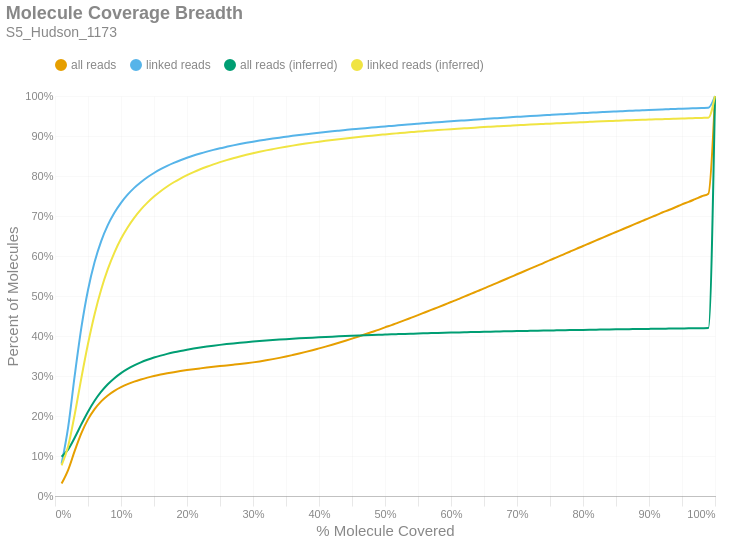

Notebook cell for this chart:
### Markdown cell above
### Molecule Read Coverage
This chart shows molecule coverage breadth as computed by the number of bases aligned to that molecule. In other words, "*how much of each unique long molecule is actually sequenced/aligned?*" Keep in mind there is a distinction between sequences and alignments, since some sequences belonging to a particular molecule may not align well and wouldn't appear in the alignment data. This chart also shows molecule coverage breadth as computed by the *inferred fragment* from which the aligned sequences originate. Unlike read coverage, this calculation takes into account the total insert size, including unsequenced gaps between the forward and reverse reads. Like the previous figures, these are cumulative percents.

### Code cell
if SKIPLR:
    print_html(f"Skipped")
else:
    binned_df = consolidated_hist(valids['coverage_bp'], mask, 0.01, True)
    binned_df_inf = consolidated_hist(valids['coverage_inserts'], mask, 0.01, True)
    binned_df = binned_df.with_columns(pl.lit(binned_df_inf['all reads (cumsum)']).alias('all reads (inferred)'))
    binned_df = binned_df.with_columns(pl.lit(binned_df_inf['linked reads (cumsum)']).alias('linked reads (inferred)'))
    binned_df = binned_df.with_columns(
        (pl.col('bin').cast(pl.Float64) + 0.01).alias('right_edge')
    )

    with SafeRender(binned_df):
        (
            density_plot(binned_df, 'Molecule Coverage Breadth', samplename, 'molcov', ['all reads (inferred)','linked reads (inferred)'])
            .encode(
                #x=alt.X('bin:Q', title="% Molecule Covered").axis(format = '%').scale(padding=0),
                x=alt.X('right_edge:Q', title="% Molecule Covered").axis(format='%').scale(padding=0),
                y=alt.Y('value:Q', title='Percent of Molecules')
                    .axis(format='%')
                    .stack(False)
                    .scale(domainMin=0, padding=0),
                color=alt.Color("key:N").scale(domain = ["all reads", "linked reads", "all reads (inferred)", "linked reads (inferred)"]),
                tooltip = [
                    alt.Tooltip("key:N", title = "Data Type"),
                    alt.Tooltip("range_label:N", title="% Molecule Covered"),
                    alt.Tooltip("value:Q", format = ".2%", title="% Molecules")
                ]
            )
        ).display()

### Figure 1 — Vega-Lite specification as saved in the notebook (floating-point values rounded to 4 significant figures)
{"width": "container", "height": 400, "config": {"title": {"anchor": "start", "dy": -15, "fontSize": 18, "color": "#888888", "subtitleColor": "#888888", "subtitleFontSize": 14}, "arc": {"fill": "#0072B2"}, "axis": {"domainColor": "#888888", "domainWidth": 0.5, "gridWidth": 0.2, "grid": false, "titleFontWeight": 400, "titleFontSize": 15, "labelFontSize": 11, "labelColor": "#888888", "tickColor": "#888888", "tickWidth": 0.2, "titleColor": "#888888"}, "axisBand": {"grid": false}, "axisX": {"grid": true, "tickSize": 10, "domainCap": "round"}, "axisY": {"domain": false, "grid": true, "tickSize": 0, "domainCap": "round"}, "background": "transparent", "header": {"labelFontSize": 15, "labelColor": "#888888", "titleFontSize": 15, "titleFontWeight": 600, "titleColor": "#888888"}, "legend": {"labelFont": "sans-serif", "labelFontSize": 12, "labelColor": "#888888", "symbolSize": 100, "symbolType": "circle", "titleFontSize": 12, "titlePadding": 10, "titleColor": "#888888", "title": null, "orient": "top"}, "range": {"category": ["#E69F00", "#56B4E9", "#009E73", "#F0E442", "#0072B2", "#D55E00", "#CC79A7", "#000000"], "diverging": ["#cfe8f3", "#a2d4ec", "#73bfe2", "#46abdb", "#1696d2", "#12719e"]}, "area": {"fill": "#0072B2", "fillOpacity": 0.7, "line": true, "strokeOpacity": 0.7}, "line": {"color": "#0072B2", "stroke": "#0072B2", "strokeWidth": 2}, "trail": {"color": "#0072B2", "stroke": "#0072B2", "strokeWidth": 0, "size": 1}, "point": {"filled": true, "fillOpacity": 1.0, "size": 95}, "text": {"color": "#888888", "fontSize": 11, "align": "right", "fontWeight": 400, "size": 11}, "bar": {"fill": "#0072B2", "stroke": null}, "view": {"stroke": null, "continuousWidth": 660, "continuousHeight": 400}}, "data": {"name": "data-114d7aef45aa893fc2dd929b8bc15444"}, "mark": {"type": "line", "interpolate": "monotone", "point": {"opacity": 0, "size": 275}}, "encoding": {"color": {"field": "key", "scale": {"domain": ["all reads", "linked reads", "all reads (inferred)", "linked reads (inferred)"]}, "type": "nominal"}, "tooltip": [{"field": "key", "title": "Data Type", "type": "nominal"}, {"field": "range_label", "title": "% Molecule Covered", "type": "nominal"}, {"field": "value", "format": ".2%", "title": "% Molecules", "type": "quantitative"}], "x": {"axis": {"format": "%"}, "field": "right_edge", "scale": {"padding": 0}, "title": "% Molecule Covered", "type": "quantitative"}, "y": {"axis": {"format": "%"}, "field": "value", "scale": {"domainMin": 0, "padding": 0}, "stack": false, "title": "Percent of Molecules", "type": "quantitative"}}, "params": [{"name": "param_c36ac31b6afebe62", "select": {"type": "point", "fields": ["key"]}, "bind": "legend"}], "title": {"text": "Molecule Coverage Breadth", "subtitle": "S5_Hudson_1173"}, "transform": [{"fold": ["all reads (cumsum)", "linked reads (cumsum)", "all reads (inferred)", "linked reads (inferred)"]}, {"calculate": "replace(datum.key, ' (cumsum)', '')", "as": "key"}, {"filter": {"param": "param_c36ac31b6afebe62"}}], "usermeta": {"embedOptions": {"downloadFileName": "S5_Hudson_1173.molcov"}}, "$schema": "https://vega.github.io/schema/vega-lite/v6.1.0.json", "datasets": {"data-114d7aef45aa893fc2dd929b8bc15444": [{"bin": "0.0", "interval": "0.0-0.01", "all reads": 0.03109, "linked reads": 0.08069, "all reads (cumsum)": 0.03109, "linked reads (cumsum)": 0.08069, "range_label": "0.0-0.01", "all reads (inferred)": 0.09824, "linked reads (inferred)": 0.07647, "right_edge": 0.01}, {"bin": "0.01", "interval": "0.01-0.02", "all reads": 0.03438, "linked reads": 0.09217, "all reads (cumsum)": 0.06548, "linked reads (cumsum)": 0.1729, "range_label": "0.01-0.02", "all reads (inferred)": 0.1167, "linked reads (inferred)": 0.125, "right_edge": 0.02}, {"bin": "0.02", "interval": "0.02-0.03", "all reads": 0.04794, "linked reads": 0.1299, "all reads (cumsum)": 0.1134, "linked reads (cumsum)": 0.3028, "range_label": "0.02-0.03", "all reads (inferred)": 0.1463, "linked reads (inferred)": 0.2051, "right_edge": 0.03}, {"bin": "0.03", "interval": "0.03-0.04", "all reads": 0.04373, "linked reads": 0.1187, "all reads (cumsum)": 0.1571, "linked reads (cumsum)": 0.4215, "range_label": "0.03-0.04", "all reads (inferred)": 0.1796, "linked reads (inferred)": 0.2954, "right_edge": 0.04}, {"bin": "0.04", "interval": "0.04-0.05", "all reads": 0.03445, "linked reads": 0.09357, "all reads (cumsum)": 0.1916, "linked reads (cumsum)": 0.5151, "range_label": "0.04-0.05", "all reads (inferred)": 0.2109, "linked reads (inferred)": 0.3805, "right_edge": 0.05}, {"bin": "0.05", "interval": "0.05-0.06", "all reads": 0.02576, "linked reads": 0.06985, "all reads (cumsum)": 0.2173, "linked reads (cumsum)": 0.5849, "range_label": "0.05-0.06", "all reads (inferred)": 0.2381, "linked reads (inferred)": 0.4546, "right_edge": 0.06}, {"bin": "0.06", "interval": "0.06-0.07", "all reads": 0.01933, "linked reads": 0.05237, "all reads (cumsum)": 0.2367, "linked reads (cumsum)": 0.6373, "range_label": "0.06-0.07", "all reads (inferred)": 0.2607, "linked reads (inferred)": 0.5163, "right_edge": 0.07}, {"bin": "0.07", "interval": "0.07-0.08", "all reads": 0.01474, "linked reads": 0.03989, "all reads (cumsum)": 0.2514, "linked reads (cumsum)": 0.6772, "range_label": "0.07-0.08", "all reads (inferred)": 0.2793, "linked reads (inferred)": 0.567, "right_edge": 0.08}, {"bin": "0.08", "interval": "0.08-0.09", "all reads": 0.01146, "linked reads": 0.03093, "all reads (cumsum)": 0.2629, "linked reads (cumsum)": 0.7081, "range_label": "0.08-0.09", "all reads (inferred)": 0.2946, "linked reads (inferred)": 0.6086, "right_edge": 0.09}, {"bin": "0.09", "interval": "0.09-0.1", "all reads": 0.009228, "linked reads": 0.02484, "all reads (cumsum)": 0.2721, "linked reads (cumsum)": 0.733, "range_label": "0.09-0.1", "all reads (inferred)": 0.3072, "linked reads (inferred)": 0.643, "right_edge": 0.1}, {"bin": "0.1", "interval": "0.1-0.11", "all reads": 0.007573, "linked reads": 0.02032, "all reads (cumsum)": 0.2797, "linked reads (cumsum)": 0.7533, "range_label": "0.1-0.11", "all reads (inferred)": 0.3177, "linked reads (inferred)": 0.6714, "right_edge": 0.11}, {"bin": "0.11", "interval": "0.11-0.12", "all reads": 0.006351, "linked reads": 0.01702, "all reads (cumsum)": 0.286, "linked reads (cumsum)": 0.7703, "range_label": "0.11-0.12", "all reads (inferred)": 0.3265, "linked reads (inferred)": 0.6954, "right_edge": 0.12}, {"bin": "0.12", "interval": "0.12-0.13", "all reads": 0.005304, "linked reads": 0.01417, "all reads (cumsum)": 0.2913, "linked reads (cumsum)": 0.7845, "range_label": "0.12-0.13", "all reads (inferred)": 0.3341, "linked reads (inferred)": 0.716, "right_edge": 0.13}, {"bin": "0.13", "interval": "0.13-0.14", "all reads": 0.004663, "linked reads": 0.01246, "all reads (cumsum)": 0.296, "linked reads (cumsum)": 0.7969, "range_label": "0.13-0.14", "all reads (inferred)": 0.3405, "linked reads (inferred)": 0.7335, "right_edge": 0.14}, {"bin": "0.14", "interval": "0.14-0.15", "all reads": 0.004001, "linked reads": 0.0106, "all reads (cumsum)": 0.3, "linked reads (cumsum)": 0.8075, "range_label": "0.14-0.15", "all reads (inferred)": 0.3461, "linked reads (inferred)": 0.7486, "right_edge": 0.15}, {"bin": "0.15", "interval": "0.15-0.16", "all reads": 0.003597, "linked reads": 0.009486, "all reads (cumsum)": 0.3036, "linked reads (cumsum)": 0.817, "range_label": "0.15-0.16", "all reads (inferred)": 0.351, "linked reads (inferred)": 0.762, "right_edge": 0.16}, {"bin": "0.16", "interval": "0.16-0.17", "all reads": 0.003147, "linked reads": 0.008232, "all reads (cumsum)": 0.3067, "linked reads (cumsum)": 0.8252, "range_label": "0.16-0.17", "all reads (inferred)": 0.3554, "linked reads (inferred)": 0.7738, "right_edge": 0.17}, {"bin": "0.17", "interval": "0.17-0.18", "all reads": 0.002868, "linked reads": 0.007387, "all reads (cumsum)": 0.3096, "linked reads (cumsum)": 0.8326, "range_label": "0.17-0.18", "all reads (inferred)": 0.3592, "linked reads (inferred)": 0.7844, "right_edge": 0.18}, {"bin": "0.18", "interval": "0.18-0.19", "all reads": 0.00269, "linked reads": 0.00688, "all reads (cumsum)": 0.3123, "linked reads (cumsum)": 0.8395, "range_label": "0.18-0.19", "all reads (inferred)": 0.3627, "linked reads (inferred)": 0.7937, "right_edge": 0.19}, {"bin": "0.19", "interval": "0.19-0.2", "all reads": 0.002462, "linked reads": 0.006181, "all reads (cumsum)": 0.3148, "linked reads (cumsum)": 0.8457, "range_label": "0.19-0.2", "all reads (inferred)": 0.3658, "linked reads (inferred)": 0.8021, "right_edge": 0.2}, {"bin": "0.2", "interval": "0.2-0.21", "all reads": 0.002222, "linked reads": 0.00549, "all reads (cumsum)": 0.317, "linked reads (cumsum)": 0.8512, "range_label": "0.2-0.21", "all reads (inferred)": 0.3686, "linked reads (inferred)": 0.8098, "right_edge": 0.21}, {"bin": "0.21", "interval": "0.21-0.22", "all reads": 0.002063, "linked reads": 0.005029, "all reads (cumsum)": 0.319, "linked reads (cumsum)": 0.8562, "range_label": "0.21-0.22", "all reads (inferred)": 0.3712, "linked reads (inferred)": 0.8168, "right_edge": 0.22}, {"bin": "0.22", "interval": "0.22-0.23", "all reads": 0.001988, "linked reads": 0.004682, "all reads (cumsum)": 0.321, "linked reads (cumsum)": 0.8609, "range_label": "0.22-0.23", "all reads (inferred)": 0.3736, "linked reads (inferred)": 0.8232, "right_edge": 0.23}, {"bin": "0.23", "interval": "0.23-0.24", "all reads": 0.00189, "linked reads": 0.004363, "all reads (cumsum)": 0.3229, "linked reads (cumsum)": 0.8653, "range_label": "0.23-0.24", "all reads (inferred)": 0.3758, "linked reads (inferred)": 0.8292, "right_edge": 0.24}, {"bin": "0.24", "interval": "0.24-0.25", "all reads": 0.00182, "linked reads": 0.004075, "all reads (cumsum)": 0.3247, "linked reads (cumsum)": 0.8693, "range_label": "0.24-0.25", "all reads (inferred)": 0.3778, "linked reads (inferred)": 0.8346, "right_edge": 0.25}, {"bin": "0.25", "interval": "0.25-0.26", "all reads": 0.001697, "linked reads": 0.003637, "all reads (cumsum)": 0.3264, "linked reads (cumsum)": 0.873, "range_label": "0.25-0.26", "all reads (inferred)": 0.3797, "linked reads (inferred)": 0.8398, "right_edge": 0.26}, {"bin": "0.26", "interval": "0.26-0.27", "all reads": 0.001733, "linked reads": 0.003546, "all reads (cumsum)": 0.3282, "linked reads (cumsum)": 0.8765, "range_label": "0.26-0.27", "all reads (inferred)": 0.3815, "linked reads (inferred)": 0.8445, "right_edge": 0.27}, {"bin": "0.27", "interval": "0.27-0.28", "all reads": 0.001774, "linked reads": 0.003287, "all reads (cumsum)": 0.3299, "linked reads (cumsum)": 0.8798, "range_label": "0.27-0.28", "all reads (inferred)": 0.3831, "linked reads (inferred)": 0.8489, "right_edge": 0.28}, {"bin": "0.28", "interval": "0.28-0.29", "all reads": 0.001922, "linked reads": 0.003101, "all reads (cumsum)": 0.3319, "linked reads (cumsum)": 0.8829, "range_label": "0.28-0.29", "all reads (inferred)": 0.3846, "linked reads (inferred)": 0.853, "right_edge": 0.29}, {"bin": "0.29", "interval": "0.29-0.3", "all reads": 0.002203, "linked reads": 0.002893, "all reads (cumsum)": 0.3341, "linked reads (cumsum)": 0.8858, "range_label": "0.29-0.3", "all reads (inferred)": 0.3861, "linked reads (inferred)": 0.857, "right_edge": 0.3}, {"bin": "0.3", "interval": "0.3-0.31", "all reads": 0.00244, "linked reads": 0.002738, "all reads (cumsum)": 0.3365, "linked reads (cumsum)": 0.8885, "range_label": "0.3-0.31", "all reads (inferred)": 0.3875, "linked reads (inferred)": 0.8607, "right_edge": 0.31}, {"bin": "0.31", "interval": "0.31-0.32", "all reads": 0.002712, "linked reads": 0.002549, "all reads (cumsum)": 0.3392, "linked reads (cumsum)": 0.8911, "range_label": "0.31-0.32", "all reads (inferred)": 0.3887, "linked reads (inferred)": 0.864, "right_edge": 0.32}, {"bin": "0.32", "interval": "0.32-0.33", "all reads": 0.002967, "linked reads": 0.00248, "all reads (cumsum)": 0.3422, "linked reads (cumsum)": 0.8936, "range_label": "0.32-0.33", "all reads (inferred)": 0.3899, "linked reads (inferred)": 0.8672, "right_edge": 0.33}, {"bin": "0.33", "interval": "0.33-0.34", "all reads": 0.003138, "linked reads": 0.002329, "all reads (cumsum)": 0.3453, "linked reads (cumsum)": 0.8959, "range_label": "0.33-0.34", "all reads (inferred)": 0.391, "linked reads (inferred)": 0.8703, "right_edge": 0.34}, {"bin": "0.34", "interval": "0.34-0.35", "all reads": 0.003401, "linked reads": 0.002228, "all reads (cumsum)": 0.3487, "linked reads (cumsum)": 0.8981, "range_label": "0.34-0.35", "all reads (inferred)": 0.3921, "linked reads (inferred)": 0.8732, "right_edge": 0.35}, {"bin": "0.35", "interval": "0.35-0.36", "all reads": 0.003684, "linked reads": 0.002231, "all reads (cumsum)": 0.3524, "linked reads (cumsum)": 0.9003, "range_label": "0.35-0.36", "all reads (inferred)": 0.3931, "linked reads (inferred)": 0.8759, "right_edge": 0.36}, {"bin": "0.36", "interval": "0.36-0.37", "all reads": 0.003812, "linked reads": 0.002058, "all reads (cumsum)": 0.3562, "linked reads (cumsum)": 0.9024, "range_label": "0.36-0.37", "all reads (inferred)": 0.3941, "linked reads (inferred)": 0.8786, "right_edge": 0.37}, {"bin": "0.37", "interval": "0.37-0.38", "all reads": 0.004023, "linked reads": 0.001942, "all reads (cumsum)": 0.3603, "linked reads (cumsum)": 0.9043, "range_label": "0.37-0.38", "all reads (inferred)": 0.395, "linked reads (inferred)": 0.8811, "right_edge": 0.38}, {"bin": "0.38", "interval": "0.38-0.39", "all reads": 0.004227, "linked reads": 0.00192, "all reads (cumsum)": 0.3645, "linked reads (cumsum)": 0.9063, "range_label": "0.38-0.39", "all reads (inferred)": 0.3959, "linked reads (inferred)": 0.8834, "right_edge": 0.39}, {"bin": "0.39", "interval": "0.39-0.4", "all reads": 0.004498, "linked reads": 0.001865, "all reads (cumsum)": 0.369, "linked reads (cumsum)": 0.9081, "range_label": "0.39-0.4", "all reads (inferred)": 0.3968, "linked reads (inferred)": 0.8857, "right_edge": 0.4}, {"bin": "0.4", "interval": "0.4-0.41", "all reads": 0.004512, "linked reads": 0.001789, "all reads (cumsum)": 0.3735, "linked reads (cumsum)": 0.9099, "range_label": "0.4-0.41", "all reads (inferred)": 0.3976, "linked reads (inferred)": 0.8879, "right_edge": 0.41}, {"bin": "0.41", "interval": "0.41-0.42", "all reads": 0.004758, "linked reads": 0.001724, "all reads (cumsum)": 0.3782, "linked reads (cumsum)": 0.9116, "range_label": "0.41-0.42", "all reads (inferred)": 0.3984, "linked reads (inferred)": 0.89, "right_edge": 0.42}, {"bin": "0.42", "interval": "0.42-0.43", "all reads": 0.004926, "linked reads": 0.001667, "all reads (cumsum)": 0.3832, "linked reads (cumsum)": 0.9133, "range_label": "0.42-0.43", "all reads (inferred)": 0.3991, "linked reads (inferred)": 0.892, "right_edge": 0.43}, {"bin": "0.43", "interval": "0.43-0.44", "all reads": 0.005075, "linked reads": 0.001653, "all reads (cumsum)": 0.3882, "linked reads (cumsum)": 0.915, "range_label": "0.43-0.44", "all reads (inferred)": 0.3998, "linked reads (inferred)": 0.8939, "right_edge": 0.44}, {"bin": "0.44", "interval": "0.44-0.45", "all reads": 0.005192, "linked reads": 0.001625, "all reads (cumsum)": 0.3934, "linked reads (cumsum)": 0.9166, "range_label": "0.44-0.45", "all reads (inferred)": 0.4005, "linked reads (inferred)": 0.8957, "right_edge": 0.45}, {"bin": "0.45", "interval": "0.45-0.46", "all reads": 0.005306, "linked reads": 0.001491, "all reads (cumsum)": 0.3987, "linked reads (cumsum)": 0.9181, "range_label": "0.45-0.46", "all reads (inferred)": 0.4012, "linked reads (inferred)": 0.8975, "right_edge": 0.46}, {"bin": "0.46", "interval": "0.46-0.47", "all reads": 0.005464, "linked reads": 0.001516, "all reads (cumsum)": 0.4042, "linked reads (cumsum)": 0.9196, "range_label": "0.46-0.47", "all reads (inferred)": 0.4018, "linked reads (inferred)": 0.8992, "right_edge": 0.47}, {"bin": "0.47", "interval": "0.47-0.48", "all reads": 0.005621, "linked reads": 0.001484, "all reads (cumsum)": 0.4098, "linked reads (cumsum)": 0.9211, "range_label": "0.47-0.48", "all reads (inferred)": 0.4024, "linked reads (inferred)": 0.9009, "right_edge": 0.48}, {"bin": "0.48", "interval": "0.48-0.49", "all reads": 0.005545, "linked reads": 0.001432, "all reads (cumsum)": 0.4154, "linked reads (cumsum)": 0.9225, "range_label": "0.48-0.49", "all reads (inferred)": 0.403, "linked reads (inferred)": 0.9025, "right_edge": 0.49}, {"bin": "0.49", "interval": "0.49-0.5", "all reads": 0.006219, "linked reads": 0.001445, "all reads (cumsum)": 0.4216, "linked reads (cumsum)": 0.924, "range_label": "0.49-0.5", "all reads (inferred)": 0.4036, "linked reads (inferred)": 0.904, "right_edge": 0.5}, {"bin": "0.5", "interval": "0.5-0.51", "all reads": 0.005535, "linked reads": 0.001348, "all reads (cumsum)": 0.4271, "linked reads (cumsum)": 0.9253, "range_label": "0.5-0.51", "all reads (inferred)": 0.4042, "linked reads (inferred)": 0.9055, "right_edge": 0.51}, {"bin": "0.51", "interval": "0.51-0.52", "all reads": 0.006371, "linked reads": 0.001375, "all reads (cumsum)": 0.4335, "linked reads (cumsum)": 0.9267, "range_label": "0.51-0.52", "all reads (inferred)": 0.4047, "linked reads (inferred)": 0.907, "right_edge": 0.52}, {"bin": "0.52", "interval": "0.52-0.53", "all reads": 0.006103, "linked reads": 0.001315, "all reads (cumsum)": 0.4396, "linked reads (cumsum)": 0.928, "range_label": "0.52-0.53", "all reads (inferred)": 0.4053, "linked reads (inferred)": 0.9084, "right_edge": 0.53}, {"bin": "0.53", "interval": "0.53-0.54", "all reads": 0.006336, "linked reads": 0.001348, "all reads (cumsum)": 0.4459, "linked reads (cumsum)": 0.9293, "range_label": "0.53-0.54", "all reads (inferred)": 0.4058, "linked reads (inferred)": 0.9097, "right_edge": 0.54}, {"bin": "0.54", "interval": "0.54-0.55", "all reads": 0.006242, "linked reads": 0.001289, "all reads (cumsum)": 0.4522, "linked reads (cumsum)": 0.9306, "range_label": "0.54-0.55", "all reads (inferred)": 0.4063, "linked reads (inferred)": 0.9111, "right_edge": 0.55}, {"bin": "0.55", "interval": "0.55-0.56", "all reads": 0.006524, "linked reads": 0.001266, "all reads (cumsum)": 0.4587, "linked reads (cumsum)": 0.9319, "range_label": "0.55-0.56", "all reads (inferred)": 0.4068, "linked reads (inferred)": 0.9123, "right_edge": 0.56}, {"bin": "0.56", "interval": "0.56-0.57", "all reads": 0.006512, "linked reads": 0.001259, "all reads (cumsum)": 0.4652, "linked reads (cumsum)": 0.9332, "range_label": "0.56-0.57", "all reads (inferred)": 0.4072, "linked reads (inferred)": 0.9136, "right_edge": 0.57}, {"bin": "0.57", "interval": "0.57-0.58", "all reads": 0.006403, "linked reads": 0.001239, "all reads (cumsum)": 0.4716, "linked reads (cumsum)": 0.9344, "range_label": "0.57-0.58", "all reads (inferred)": 0.4077, "linked reads (inferred)": 0.9148, "right_edge": 0.58}, {"bin": "0.58", "interval": "0.58-0.59", "all reads": 0.00658, "linked reads": 0.00115, "all reads (cumsum)": 0.4782, "linked reads (cumsum)": 0.9355, "range_label": "0.58-0.59", "all reads (inferred)": 0.4081, "linked reads (inferred)": 0.9159, "right_edge": 0.59}, {"bin": "0.59", "interval": "0.59-0.6", "all reads": 0.006719, "linked reads": 0.001167, "all reads (cumsum)": 0.4849, "linked reads (cumsum)": 0.9367, "range_label": "0.59-0.6", "all reads (inferred)": 0.4085, "linked reads (inferred)": 0.9171, "right_edge": 0.6}, {"bin": "0.6", "interval": "0.6-0.61", "all reads": 0.006572, "linked reads": 0.001136, "all reads (cumsum)": 0.4915, "linked reads (cumsum)": 0.9378, "range_label": "0.6-0.61", "all reads (inferred)": 0.409, "linked reads (inferred)": 0.9181, "right_edge": 0.61}, {"bin": "0.61", "interval": "0.61-0.62", "all reads": 0.006956, "linked reads": 0.001183, "all reads (cumsum)": 0.4984, "linked reads (cumsum)": 0.939, "range_label": "0.61-0.62", "all reads (inferred)": 0.4094, "linked reads (inferred)": 0.9192, "right_edge": 0.62}, {"bin": "0.62", "interval": "0.62-0.63", "all reads": 0.006751, "linked reads": 0.001161, "all reads (cumsum)": 0.5052, "linked reads (cumsum)": 0.9402, "range_label": "0.62-0.63", "all reads (inferred)": 0.4098, "linked reads (inferred)": 0.9203, "right_edge": 0.63}, {"bin": "0.63", "interval": "0.63-0.64", "all reads": 0.006929, "linked reads": 0.001174, "all reads (cumsum)": 0.5121, "linked reads (cumsum)": 0.9414, "range_label": "0.63-0.64", "all reads (inferred)": 0.4101, "linked reads (inferred)": 0.9213, "right_edge": 0.64}, {"bin": "0.64", "interval": "0.64-0.65", "all reads": 0.006788, "linked reads": 0.00111, "all reads (cumsum)": 0.5189, "linked reads (cumsum)": 0.9425, "range_label": "0.64-0.65", "all reads (inferred)": 0.4105, "linked reads (inferred)": 0.9223, "right_edge": 0.65}, {"bin": "0.65", "interval": "0.65-0.66", "all reads": 0.007179, "linked reads": 0.001144, "all reads (cumsum)": 0.5261, "linked reads (cumsum)": 0.9436, "range_label": "0.65-0.66", "all reads (inferred)": 0.4109, "linked reads (inferred)": 0.9232, "right_edge": 0.66}, {"bin": "0.66", "interval": "0.66-0.67", "all reads": 0.00688, "linked reads": 0.00105, "all reads (cumsum)": 0.533, "linked reads (cumsum)": 0.9447, "range_label": "0.66-0.67", "all reads (inferred)": 0.4112, "linked reads (inferred)": 0.9241, "right_edge": 0.67}, {"bin": "0.67", "interval": "0.67-0.68", "all reads": 0.007102, "linked reads": 0.001084, "all reads (cumsum)": 0.5401, "linked reads (cumsum)": 0.9458, "range_label": "0.67-0.68", "all reads (inferred)": 0.4116, "linked reads (inferred)": 0.925, "right_edge": 0.68}, {"bin": "0.68", "interval": "0.68-0.69", "all reads": 0.006981, "linked reads": 0.001026, "all reads (cumsum)": 0.5471, "linked reads (cumsum)": 0.9468, "range_label": "0.68-0.69", "all reads (inferred)": 0.4119, "linked reads (inferred)": 0.9259, "right_edge": 0.69}, {"bin": "0.69", "interval": "0.69-0.7", "all reads": 0.007229, "linked reads": 0.001064, "all reads (cumsum)": 0.5543, "linked reads (cumsum)": 0.9478, "range_label": "0.69-0.7", "all reads (inferred)": 0.4122, "linked reads (inferred)": 0.9268, "right_edge": 0.7}, {"bin": "0.7", "interval": "0.7-0.71", "all reads": 0.006909, "linked reads": 0.0009677, "all reads (cumsum)": 0.5612, "linked reads (cumsum)": 0.9488, "range_label": "0.7-0.71", "all reads (inferred)": 0.4126, "linked reads (inferred)": 0.9276, "right_edge": 0.71}, {"bin": "0.71", "interval": "0.71-0.72", "all reads": 0.007042, "linked reads": 0.001021, "all reads (cumsum)": 0.5682, "linked reads (cumsum)": 0.9498, "range_label": "0.71-0.72", "all reads (inferred)": 0.4129, "linked reads (inferred)": 0.9285, "right_edge": 0.72}, {"bin": "0.72", "interval": "0.72-0.73", "all reads": 0.007157, "linked reads": 0.0009603, "all reads (cumsum)": 0.5754, "linked reads (cumsum)": 0.9508, "range_label": "0.72-0.73", "all reads (inferred)": 0.4132, "linked reads (inferred)": 0.9293, "right_edge": 0.73}, {"bin": "0.73", "interval": "0.73-0.74", "all reads": 0.006966, "linked reads": 0.0009346, "all reads (cumsum)": 0.5824, "linked reads (cumsum)": 0.9517, "range_label": "0.73-0.74", "all reads (inferred)": 0.4135, "linked reads (inferred)": 0.9301, "right_edge": 0.74}, {"bin": "0.74", "interval": "0.74-0.75", "all reads": 0.007357, "linked reads": 0.0009603, "all reads (cumsum)": 0.5897, "linked reads (cumsum)": 0.9527, "range_label": "0.74-0.75", "all reads (inferred)": 0.4138, "linked reads (inferred)": 0.9309, "right_edge": 0.75}, {"bin": "0.75", "interval": "0.75-0.76", "all reads": 0.006878, "linked reads": 0.0009499, "all reads (cumsum)": 0.5966, "linked reads (cumsum)": 0.9536, "range_label": "0.75-0.76", "all reads (inferred)": 0.4141, "linked reads (inferred)": 0.9316, "right_edge": 0.76}, {"bin": "0.76", "interval": "0.76-0.77", "all reads": 0.007041, "linked reads": 0.0008917, "all reads (cumsum)": 0.6036, "linked reads (cumsum)": 0.9545, "range_label": "0.76-0.77", "all reads (inferred)": 0.4144, "linked reads (inferred)": 0.9324, "right_edge": 0.77}, {"bin": "0.77", "interval": "0.77-0.78", "all reads": 0.007054, "linked reads": 0.0009003, "all reads (cumsum)": 0.6107, "linked reads (cumsum)": 0.9554, "range_label": "0.77-0.78", "all reads (inferred)": 0.4147, "linked reads (inferred)": 0.9331, "right_edge": 0.78}, {"bin": "0.78", "interval": "0.78-0.79", "all reads": 0.006991, "linked reads": 0.0009046, "all reads (cumsum)": 0.6177, "linked reads (cumsum)": 0.9563, "range_label": "0.78-0.79", "all reads (inferred)": 0.415, "linked reads (inferred)": 0.9339, "right_edge": 0.79}, {"bin": "0.79", "interval": "0.79-0.8", "all reads": 0.00741, "linked reads": 0.0008935, "all reads (cumsum)": 0.6251, "linked reads (cumsum)": 0.9572, "range_label": "0.79-0.8", "all reads (inferred)": 0.4153, "linked reads (inferred)": 0.9346, "right_edge": 0.8}, {"bin": "0.8", "interval": "0.8-0.81", "all reads": 0.006812, "linked reads": 0.000823, "all reads (cumsum)": 0.6319, "linked reads (cumsum)": 0.958, "range_label": "0.8-0.81", "all reads (inferred)": 0.4155, "linked reads (inferred)": 0.9353, "right_edge": 0.81}, {"bin": "0.81", "interval": "0.81-0.82", "all reads": 0.007036, "linked reads": 0.0008378, "all reads (cumsum)": 0.6389, "linked reads (cumsum)": 0.9589, "range_label": "0.81-0.82", "all reads (inferred)": 0.4158, "linked reads (inferred)": 0.9361, "right_edge": 0.82}, {"bin": "0.82", "interval": "0.82-0.83", "all reads": 0.007157, "linked reads": 0.0008298, "all reads (cumsum)": 0.6461, "linked reads (cumsum)": 0.9597, "range_label": "0.82-0.83", "all reads (inferred)": 0.4161, "linked reads (inferred)": 0.9368, "right_edge": 0.83}, {"bin": "0.83", "interval": "0.83-0.84", "all reads": 0.007024, "linked reads": 0.0008139, "all reads (cumsum)": 0.6531, "linked reads (cumsum)": 0.9605, "range_label": "0.83-0.84", "all reads (inferred)": 0.4164, "linked reads (inferred)": 0.9374, "right_edge": 0.84}, {"bin": "0.84", "interval": "0.84-0.85", "all reads": 0.00683, "linked reads": 0.0007611, "all reads (cumsum)": 0.66, "linked reads (cumsum)": 0.9613, "range_label": "0.84-0.85", "all reads (inferred)": 0.4166, "linked reads (inferred)": 0.9381, "right_edge": 0.85}, {"bin": "0.85", "interval": "0.85-0.86", "all reads": 0.007023, "linked reads": 0.0007562, "all reads (cumsum)": 0.667, "linked reads (cumsum)": 0.962, "range_label": "0.85-0.86", "all reads (inferred)": 0.4168, "linked reads (inferred)": 0.9387, "right_edge": 0.86}, {"bin": "0.86", "interval": "0.86-0.87", "all reads": 0.006857, "linked reads": 0.0007697, "all reads (cumsum)": 0.6738, "linked reads (cumsum)": 0.9628, "range_label": "0.86-0.87", "all reads (inferred)": 0.4171, "linked reads (inferred)": 0.9393, "right_edge": 0.87}, {"bin": "0.87", "interval": "0.87-0.88", "all reads": 0.00697, "linked reads": 0.0007158, "all reads (cumsum)": 0.6808, "linked reads (cumsum)": 0.9635, "range_label": "0.87-0.88", "all reads (inferred)": 0.4173, "linked reads (inferred)": 0.9399, "right_edge": 0.88}, {"bin": "0.88", "interval": "0.88-0.89", "all reads": 0.00692, "linked reads": 0.0007569, "all reads (cumsum)": 0.6877, "linked reads (cumsum)": 0.9643, "range_label": "0.88-0.89", "all reads (inferred)": 0.4176, "linked reads (inferred)": 0.9405, "right_edge": 0.89}, {"bin": "0.89", "interval": "0.89-0.9", "all reads": 0.007043, "linked reads": 0.0007354, "all reads (cumsum)": 0.6948, "linked reads (cumsum)": 0.965, "range_label": "0.89-0.9", "all reads (inferred)": 0.4178, "linked reads (inferred)": 0.941, "right_edge": 0.9}, {"bin": "0.9", "interval": "0.9-0.91", "all reads": 0.006542, "linked reads": 0.000687, "all reads (cumsum)": 0.7013, "linked reads (cumsum)": 0.9657, "range_label": "0.9-0.91", "all reads (inferred)": 0.418, "linked reads (inferred)": 0.9416, "right_edge": 0.91}, {"bin": "0.91", "interval": "0.91-0.92", "all reads": 0.00743, "linked reads": 0.0006753, "all reads (cumsum)": 0.7087, "linked reads (cumsum)": 0.9664, "range_label": "0.91-0.92", "all reads (inferred)": 0.4182, "linked reads (inferred)": 0.9422, "right_edge": 0.92}, {"bin": "0.92", "interval": "0.92-0.93", "all reads": 0.00628, "linked reads": 0.0006704, "all reads (cumsum)": 0.715, "linked reads (cumsum)": 0.9671, "range_label": "0.92-0.93", "all reads (inferred)": 0.4184, "linked reads (inferred)": 0.9427, "right_edge": 0.93}, {"bin": "0.93", "interval": "0.93-0.94", "all reads": 0.006828, "linked reads": 0.0006717, "all reads (cumsum)": 0.7218, "linked reads (cumsum)": 0.9677, "range_label": "0.93-0.94", "all reads (inferred)": 0.4186, "linked reads (inferred)": 0.9432, "right_edge": 0.94}, {"bin": "0.94", "interval": "0.94-0.95", "all reads": 0.007373, "linked reads": 0.0006796, "all reads (cumsum)": 0.7292, "linked reads (cumsum)": 0.9684, "range_label": "0.94-0.95", "all reads (inferred)": 0.4189, "linked reads (inferred)": 0.9437, "right_edge": 0.95}, {"bin": "0.95", "interval": "0.95-0.96", "all reads": 0.006038, "linked reads": 0.0006177, "all reads (cumsum)": 0.7353, "linked reads (cumsum)": 0.969, "range_label": "0.95-0.96", "all reads (inferred)": 0.4191, "linked reads (inferred)": 0.9443, "right_edge": 0.96}, {"bin": "0.96", "interval": "0.96-0.97", "all reads": 0.006977, "linked reads": 0.0005448, "all reads (cumsum)": 0.7422, "linked reads (cumsum)": 0.9696, "range_label": "0.96-0.97", "all reads (inferred)": 0.4193, "linked reads (inferred)": 0.9448, "right_edge": 0.97}, {"bin": "0.97", "interval": "0.97-0.98", "all reads": 0.007023, "linked reads": 0.0005681, "all reads (cumsum)": 0.7493, "linked reads (cumsum)": 0.9701, "range_label": "0.97-0.98", "all reads (inferred)": 0.4195, "linked reads (inferred)": 0.9453, "right_edge": 0.98}, {"bin": "0.98", "interval": "0.98-0.99", "all reads": 0.0065, "linked reads": 0.0005963, "all reads (cumsum)": 0.7558, "linked reads (cumsum)": 0.9707, "range_label": "0.98-0.99", "all reads (inferred)": 0.4198, "linked reads (inferred)": 0.9458, "right_edge": 0.99}, {"bin": "0.99", "interval": "0.99-1.0", "all reads": 0.2442, "linked reads": 0.02926, "all reads (cumsum)": 1.0, "linked reads (cumsum)": 1.0, "range_label": "0.99-1.0", "all reads (inferred)": 1.0, "linked reads (inferred)": 1.0, "right_edge": 1.0}]}}
